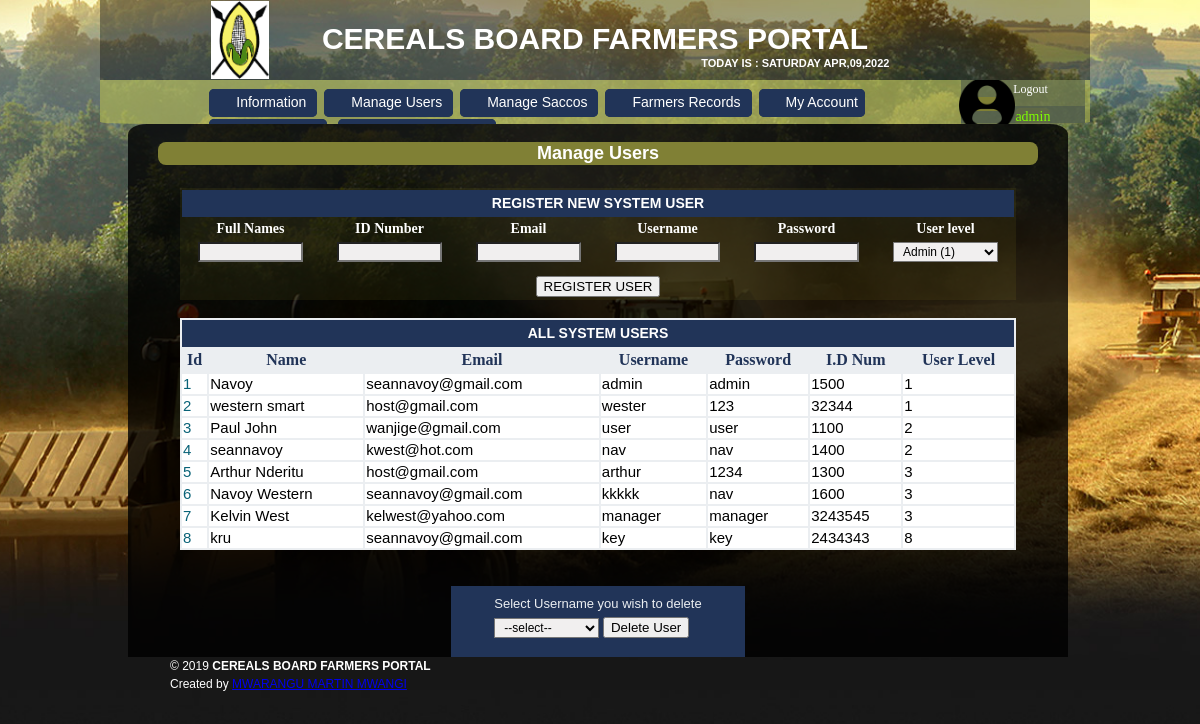
Screenshot of /manage.php (signed in) with the database file from the repository.
### tables this page shows
CREATE TABLE IF NOT EXISTS `users` (
  `id` int(20) NOT NULL AUTO_INCREMENT,
  `name` text NOT NULL,
  `id_num` varchar(50) NOT NULL,
  `phone` varchar(50) NOT NULL,
  `email` varchar(50) NOT NULL,
  `residence` varchar(50) NOT NULL,
  `gender` varchar(10) NOT NULL,
  `farmno` varchar(20) NOT NULL,
  `farmlocation` varchar(20) NOT NULL,
  `sacco` text NOT NULL,
  `username` varchar(30) NOT NULL,
  `pass` varchar(300) NOT NULL,
  `user_level` int(2) NOT NULL DEFAULT '2',
  `active` varchar(11) DEFAULT '1',
  PRIMARY KEY (`id`)
);

### manage.php (the view, shortened to what this page needs)
<?php
include("header1.php");
?>
<div id="content">
<h3>Manage Users</h3>
<form action="" id="form2" method="POST">
			<table border="0" style="text-align:center;background: rgba(191, 180, 42, 0.08);margin:auto;width: 95%; margin-top: 23px;">
				<tr class="tr1">
					<td colspan="7">Register new System User</td>
				</tr>
				<tr style="font-family:serif;font-size:14px;font-weight: bold;color: #ffffff;">
					<td >Full Names</td>
					<td>ID Number</td>
					<td>Email</td>
					<td>Username</td>
					<td>Password</td>
					<td>User level</td>
				</tr>
				<tr id="in_table" style="text-align: center;">
					<td><input type="text" required=""  name="full_name" id="full_name"></td>
					<td><input type="number" required="" name="id_num" id="id_num" ></td>
					<td><input type="email" required="" name="email" id="email" ></td>
					<td><input type="text" required="" name="username" id="username" ></td>
					<td><input type="password" required="" name="password" id="password" ></td>
					<td><Select required="" name="level" id="level">
						<option value="1">Admin (1)</option>
						<option value="4">Farmer(4)</option></select>
					</td>
				</tr>
				<tr><td colspan="7"><input type="SUBMIT" style="margin-top:0px"value="REGISTER USER" name="register" id="register" ></td></tr>
			</table>
</form>
			<br>
<table style="border-color: #3d9db3;margin: auto;width: 95%;font-size: 15px;text-align:center;background: #ebeef1; "border="0">
<tr class="tr1"><td colspan="9"><p>All System Users</p></td></tr>
	<tr style="height: 23px;
    font-size: 16px;
    font-family: serif;
    text-transform: capitalize;
    text-align: center;
   /* background:#ffffff;*/
    color: #213458;
    font-weight: bold;">
		<td>id</td>
		<td>name</td>
		<td>email</td>
		<td>Username</td>
		<td>Password</td>
		<td>I.D num</td>
		<td>User level</td>
	</tr>
<?php
$get_all=mysql_query("SELECT * FROM users WHERE name !=1 Order BY user_level asc")or die (mysql_error());
$all_count=mysql_num_rows($get_all);
$x=1;
for($h=0;$h<$all_count;$h++)
	 {
	 $f_name=mysql_result($get_all,$h,'name');
	 $email=mysql_result($get_all,$h,'email');
	 $id_num=mysql_result($get_all,$h,'id_num');
	 $username=mysql_result($get_all,$h,'username');
	 $user_level=mysql_result($get_all,$h,'user_level');
	 $pass=mysql_result($get_all,$h,'pass');
?>
	<tr	style="background: white;color:black;text-align: left;">
		<td style="background: white;color: #086277;"><?php echo $x;?></td>
		<td><?php echo $f_name;?></td>
		<td><?php echo $email; ?></td>
		<td><?php echo $username; ?></td>
		<td><?php echo $pass; ?></td>
		<td><?php echo $id_num; ?></td>
		<td><?php echo $user_level; ?></td>
	</tr>
<?php  $x++; } ?>
</table>
			<br><br>
<form action="" method="POST">
<table style="    margin: auto;
    background: #213458;
    padding: 6px 40px;
    font-size: 13px;
    color: #ebeef1;">
	<tr>
		<td colspan="2">Select Username you wish to delete</td>
	</tr>
	<tr>
		<td><select name="user" required>
		<option value="">--select--</option>
		</select>
		<input type="submit" name="delete" value="Delete User">
		</td>
	</tr>
</table>
</form>
</div>
<?php include("footer.php");?>

### header1.php (shortened to what this page needs)
<?php
if(!isset($_SESSION['login_lev']) || (trim($_SESSION['login_lev']) == '')) {
	$logedin=0;
}
else {
	$use_lev=$_SESSION['login_lev'];
	$use_name=$_SESSION['login_name'];
	$logedin=$use_lev;
	}
?>
<!DOCTYPE html PUBLIC "-//W3C//DTD XHTML 1.0 Transitional//EN" "http://www.w3.org/TR/xhtml1/DTD/xhtml1-transitional.dtd">
<html xmlns="http://www.w3.org/1999/xhtml">
<head>
<link href="style.css" rel="stylesheet" type="text/css" />
<link href="css/jquery.ennui.contentslider.css" rel="stylesheet" type="text/css" media="#" />
</head>
<body>
<div id="wrapper">
    <div id="header_bar">
    <img src="images/Cereal1.png" alt="CEREAL BOARD MANAGEMENT" style ="width: 9%;float: left;margin-left: -10%; margin-top: -2%;">
            <div id="header" >
                <h1><a href="index.php" target="_parent">
				   CEREALS BOARD FARMERS PORTAL <p style="font-size: 11px;float: right;padding: 1%;margin-right: 3%;">Today is :  <?php echo date("l");echo " ";echo date("M,d,Y");?></p>
                    </a></h1>
            </div>
    </div>
    <div style="clear: both; width: 990px;height: 0px; padding: 3px 5px 41px 5px; overflow: hidden; background-color: rgba(180, 185, 83, 0.63);
    border-bottom-left-radius: 5%; border-bottom-right-radius: 5%;">
        <div id="menu">
            <ul style="margin-left: 9%;">
			<div id="myDIV">
				<?php if($logedin==2){ ?>
				<li class="btn"><a href="info2.php"> <span></span>Information </a></li>
				<li><a href="verifyfarmer.php"><span></span>Verify Farmer</a></li>
				<li><a href="manageverifysaccomembers.php"><span></span>Members</a></li>
				 <li><a href="account.php"><span></span>My Account </a></li>
				<div style="background: rgba(70, 83, 76, 0.52); margin-left: 86%;margin-top: -4%;height: 46px;">
				<li style="background: #808035;border: none;padding: 0px;"><a href="logout.php" style="float: right;margin-top: 20%;font-family: cursive;font-size: 12px;"><span></span>Logout </a></li>
                <li style="color: chartreuse;float: right;margin-top: -36%;padding: 0%;background-color: rgba(128, 128, 53, 0.22); border: none;font-size: 14px; font-family: serif;"><span></span><?php echo $use_name ?> </a></li>
				</div>
				<?php } if($logedin==1){ ?>
				  <li class="btn"><a href="info.php"> <span></span>Information </a></li>
				<li><a href="manage.php"><span></span>Manage Users </a></li>
				<li><a href="managesaccos.php"><span></span>Manage Saccos </a></li>
				<li><a href="farmerrecord.php"><span></span>Farmers Records </a></li>
				<li><a href="account.php"><span></span>My Account </a></li>
				<div style="background: rgba(70, 83, 76, 0.52); margin-left: 86%;margin-top: -4%;height: 46px;">
				<li style="background: #808035;border: none;padding: 0px;"> <img src="images/pf.png" alt="profilepic" style ="width: 46%;margin-left: -8%;"><a href="logout.php" style="float: right;margin-right: 30%;margin-top: -45%;font-family: cursive;font-size: 12px;"><span></span>Logout </a></li>
                <li style="color: chartreuse;float: right;margin-top: -21%;padding: 0%;background-color: rgba(128, 128, 53, 0.22); border: none; margin-right: 28%;font-size: 14px; font-family: serif;"><span></span><?php echo $use_name ?> </a></li>
				</div>
				<?php } ?>
				<?php  if($logedin!==4){ ?>
				<li><a href="deliveries.php"><span></span>My Deliveries</a></li>
				<li><a href="payments.php"><span></span>Payments Recieved  </a></li>
				<div style="background: rgba(70, 83, 76, 0.52); margin-left: 86%;margin-top: -4%;height: 46px;">
				</div>
				<?php } ?>
				</div>
				 </div>
    </div>

### footer.php
    <div id="content_bottom">
	 <div id="copyright"> &copy; 2019 <strong class="footer-logo">CEREALS BOARD FARMERS PORTAL </strong>
                <div>Created by <a target="_blank" href="#">MWARANGU MARTIN MWANGI </a></div>
	</div>
 </div>
</body>
</html>

### style.css (style rules this page uses)
body { margin: 0; padding: 0; line-height: 1.5em; font-family: Arial, Helvetica, sans-serif; font-size: 12px; color: #fff; height: 100%; width: 100%; background: url(images/main-bg.jpg) no-repeat center center fixed; background-size: cover; background-position: center; -moz-background-size: cover; -webkit-background-size: cover; background-size: cover; }
* { box-sizing: border-box; }
body { font-family: Verdana, sans-serif; }
img { vertical-align: middle; }
p { margin: 0px; padding: 0px; }
img { margin: 0px; padding: 0px; border: none; }
h3 { margin: 0; padding: 2px 0; font-size: 18px; font-weight: normal; color: #000000; text-align: center; background: rgb(128, 128, 53); height: 23px; border-radius: 8px; color: White; font-weight: bold; margin-top:2%; }
#wrapper { width: 1000px; margin: 0 auto; }
#header_bar { width: 99%; height: 80px; padding: 14px 175px; overflow: hidden; background: rgba(0, 0, 0, 0.37); }
#header_bar #header { float: left; width: 100%; overflow: hidden; text-align: center; text-transform: uppercase; }
#header_bar #header h1 a { margin: 0px; padding: 0px; font-size: 30px; color: #ffffff; font-weight: bold; text-decoration: none; }
#menu { float: left; width: 100%; padding: 10px 0 0 10px; margin-right: 28px; }
#menu ul { margin: 0px; padding: 0px; list-style: none; margin-left: 15%; margin-bottom:2%; }
#menu ul li { display: inline; padding: 4px; margin: 0px; margin-left: 7px; }
#menu li { border: solid #213458; text-align: center; padding: 0px; background: #213458; border-radius: 5px; }
#menu ul li a { display: inline; height: 23px; padding: 2px 0 0 20px; margin-bottom: 5px; font-size: 14px; text-decoration: none; color: #ffffff; font-weight: normal; outline: none; }
#content { clear: both; width: 940px; padding: 0 30px; Margin-LEFT: 28px; background: rgba(0, 0, 0, 0.8); overflow: hidden; min-height: 100%; }
#content_bottom { width: 1000px; height: 40px; background: url(images/content_bottom.png) no-repeat; }
#form input[type=text],input[type=date],textarea,input[type=number],input[type=email],input[type=password] { background: white; padding: 4px 10px; width: 206px; text-align: center; color: #18214f; }
#form2 input[type=text],input[type=password],input[type=email],input[type=number], select { height: 20px; width: 105px; padding: 0 5px; margin-bottom: 10px; color: #000000; font-size: 12px; font-variant: normal; line-height: normal; background: #f1efef; }
#content { min-height: 400px; border-top-right-radius: 2%; border-top-left-radius: 2%; }
.tr1 { color: white; background: #213458; text-transform: uppercase; font-weight: bold; font-size: 14px; height: 27px; }
#copyright { padding-left: 7%; }

### rows the page displays
users: name "Navoy", email "seannavoy@gmail.com", username "admin", pass "admin", id_num "1500", user_level "1"
users: name "western smart", email "host@gmail.com", username "wester", pass "123", id_num "32344", user_level "1"
users: name "Paul John", email "wanjige@gmail.com", username "user", pass "user", id_num "1100", user_level "2"
users: name "seannavoy", email "kwest@hot.com", username "nav", pass "nav", id_num "1400", user_level "2"
users: name "Arthur Nderitu", email "host@gmail.com", username "arthur", pass "1234", id_num "1300", user_level "3"
users: name "Navoy Western", email "seannavoy@gmail.com", username "kkkkk", pass "nav", id_num "1600", user_level "3"
users: name "Kelvin West", email "kelwest@yahoo.com", username "manager", pass "manager", id_num "3243545", user_level "3"
users: name "kru", email "seannavoy@gmail.com", username "key", pass "key", id_num "2434343", user_level "8"

### other values shown
$use_name "admin"
